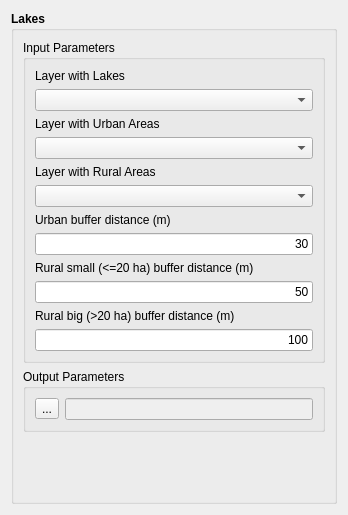
<?xml version="1.0" encoding="UTF-8"?>
<ui version="4.0">
 <class>LakesWidgetForm</class>
 <widget class="QWidget" name="LakesWidgetForm">
  <property name="geometry">
   <rect>
    <x>0</x>
    <y>0</y>
    <width>348</width>
    <height>515</height>
   </rect>
  </property>
  <property name="windowTitle">
   <string>Lakes</string>
  </property>
  <layout class="QGridLayout" name="gridLayout_12">
   <item row="0" column="0">
    <widget class="QGroupBox" name="groupBox">
     <property name="font">
      <font>
       <weight>75</weight>
       <bold>true</bold>
      </font>
     </property>
     <property name="title">
      <string>Lakes</string>
     </property>
     <layout class="QGridLayout" name="gridLayout_11">
      <item row="0" column="0">
       <layout class="QGridLayout" name="gridLayout_10">
        <item row="0" column="0">
         <layout class="QGridLayout" name="gridLayout_9">
          <item row="0" column="0">
           <widget class="QGroupBox" name="groupBox_2">
            <property name="font">
             <font>
              <weight>50</weight>
              <bold>false</bold>
             </font>
            </property>
            <property name="title">
             <string>Input Parameters</string>
            </property>
            <property name="flat">
             <bool>true</bool>
            </property>
            <layout class="QGridLayout" name="gridLayout_6">
             <item row="0" column="0">
              <layout class="QGridLayout" name="gridLayout">
               <item row="0" column="0">
                <layout class="QGridLayout" name="gridLayout_2">
                 <item row="0" column="0">
                  <widget class="QLabel" name="label_2">
                   <property name="text">
                    <string>Layer with Lakes</string>
                   </property>
                  </widget>
                 </item>
                 <item row="1" column="0">
                  <widget class="QComboBox" name="m_layersComboBox"/>
                 </item>
                </layout>
               </item>
               <item row="1" column="0">
                <layout class="QGridLayout" name="gridLayout_3">
                 <item row="0" column="0">
                  <widget class="QLabel" name="label_3">
                   <property name="text">
                    <string>Layer with Urban Areas</string>
                   </property>
                  </widget>
                 </item>
                 <item row="1" column="0">
                  <widget class="QComboBox" name="m_urbanLayersComboBox"/>
                 </item>
                </layout>
               </item>
               <item row="2" column="0">
                <layout class="QGridLayout" name="gridLayout_4">
                 <item row="0" column="0">
                  <widget class="QLabel" name="label_5">
                   <property name="text">
                    <string>Layer with Rural Areas</string>
                   </property>
                  </widget>
                 </item>
                 <item row="1" column="0">
                  <widget class="QComboBox" name="m_ruralLayersComboBox"/>
                 </item>
                </layout>
               </item>
               <item row="3" column="0">
                <layout class="QGridLayout" name="gridLayout_5">
                 <item row="0" column="0">
                  <widget class="QLabel" name="label_4">
                   <property name="text">
                    <string>Urban buffer distance (m)</string>
                   </property>
                  </widget>
                 </item>
                 <item row="1" column="0">
                  <widget class="QLineEdit" name="m_urbanBufferLineEdit">
                   <property name="text">
                    <string>30</string>
                   </property>
                   <property name="alignment">
                    <set>Qt::AlignRight|Qt::AlignTrailing|Qt::AlignVCenter</set>
                   </property>
                  </widget>
                 </item>
                </layout>
               </item>
               <item row="4" column="0">
                <layout class="QGridLayout" name="gridLayout_13">
                 <item row="0" column="0">
                  <widget class="QLabel" name="label_7">
                   <property name="toolTip">
                    <string>For lakes with areas less than 20 ha</string>
                   </property>
                   <property name="text">
                    <string>Rural small (&lt;=20 ha) buffer distance (m) </string>
                   </property>
                  </widget>
                 </item>
                 <item row="1" column="0">
                  <widget class="QLineEdit" name="m_ruralSmallBufferLineEdit">
                   <property name="text">
                    <string>50</string>
                   </property>
                   <property name="alignment">
                    <set>Qt::AlignRight|Qt::AlignTrailing|Qt::AlignVCenter</set>
                   </property>
                  </widget>
                 </item>
                </layout>
               </item>
               <item row="5" column="0">
                <layout class="QGridLayout" name="gridLayout_14">
                 <item row="0" column="0">
                  <widget class="QLabel" name="label_6">
                   <property name="toolTip">
                    <string>For lakes with areas greater than 20 ha</string>
                   </property>
                   <property name="text">
                    <string>Rural big (&gt;20 ha) buffer distance (m)</string>
                   </property>
                  </widget>
                 </item>
                 <item row="1" column="0">
                  <widget class="QLineEdit" name="m_ruralBigBufferLineEdit">
                   <property name="text">
                    <string>100</string>
                   </property>
                   <property name="alignment">
                    <set>Qt::AlignRight|Qt::AlignTrailing|Qt::AlignVCenter</set>
                   </property>
                  </widget>
                 </item>
                </layout>
               </item>
              </layout>
             </item>
            </layout>
           </widget>
          </item>
          <item row="1" column="0">
           <widget class="QGroupBox" name="groupBox_3">
            <property name="font">
             <font>
              <weight>50</weight>
              <bold>false</bold>
             </font>
            </property>
            <property name="title">
             <string>Output Parameters</string>
            </property>
            <property name="flat">
             <bool>true</bool>
            </property>
            <layout class="QGridLayout" name="gridLayout_8">
             <item row="0" column="0">
              <layout class="QGridLayout" name="gridLayout_7">
               <item row="0" column="0">
                <widget class="QToolButton" name="m_fileToolButton">
                 <property name="text">
                  <string>...</string>
                 </property>
                </widget>
               </item>
               <item row="0" column="1">
                <widget class="QLineEdit" name="m_fileLineEdit">
                 <property name="enabled">
                  <bool>false</bool>
                 </property>
                </widget>
               </item>
              </layout>
             </item>
            </layout>
           </widget>
          </item>
         </layout>
        </item>
        <item row="1" column="0">
         <spacer name="verticalSpacer">
          <property name="orientation">
           <enum>Qt::Vertical</enum>
          </property>
          <property name="sizeHint" stdset="0">
           <size>
            <width>20</width>
            <height>0</height>
           </size>
          </property>
         </spacer>
        </item>
       </layout>
      </item>
     </layout>
    </widget>
   </item>
  </layout>
 </widget>
 <resources/>
 <connections/>
</ui>
